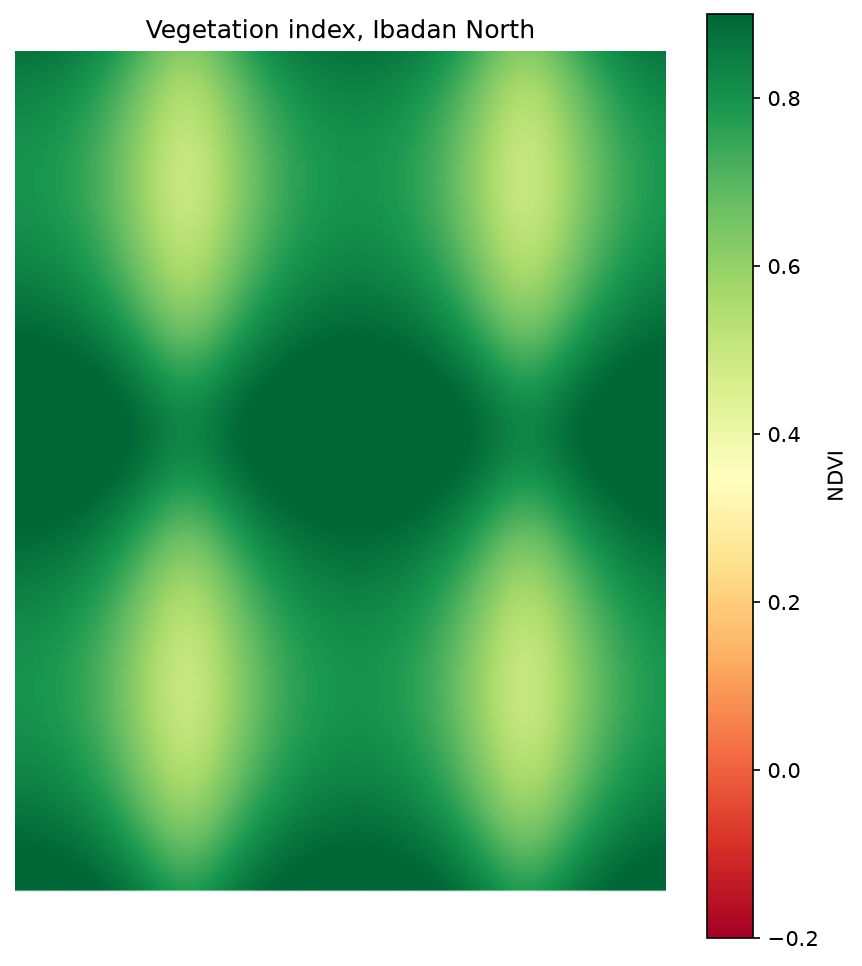

Python code for this plot:
import matplotlib.pyplot as plt
import rasterio

with rasterio.open("data/processed/ndvi.tif") as src:
    ndvi = src.read(1, masked=True)
fig, ax = plt.subplots(figsize=(7, 8))
image = ax.imshow(ndvi, cmap="RdYlGn", vmin=-0.2, vmax=0.9)
fig.colorbar(image, ax=ax, label="NDVI")
ax.set_title("Vegetation index, Ibadan North")
ax.set_axis_off()
fig.savefig("month-03/week-12/my_map.png", dpi=150, bbox_inches="tight")
print("Saved my_map.png")    
